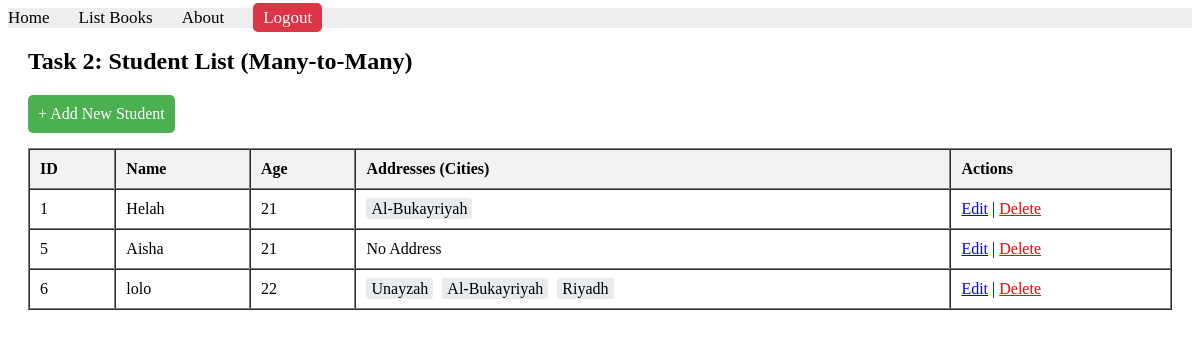
/books/lab11/task2/students (signed in), run on the app's committed database.
### apps/bookmodule/models.py (models this page shows, shortened)
class Student2(models.Model):
    name = models.CharField(max_length=100)
    age = models.IntegerField()
    addresses = models.ManyToManyField(Address2)

class Address2(models.Model):
    city = models.CharField(max_length=100)

### apps/bookmodule/views.py (the view)
# urls.py: path('lab11/task2/students', views.list_students2, name='list_students2'),
@login_required
def list_students2(request):
    students = Student2.objects.all()
    return render(request, 'bookmodule/list_students2.html', {'students': students})

### apps/templates/bookmodule/list_students2.html (shortened to what this page needs)
{% extends "layouts/base.html" %}
{% block content %}
<div style="margin: 20px;">
    <h2>Task 2: Student List (Many-to-Many)</h2>
    <a href="/books/lab11/task2/addstudent" style="display: inline-block; margin-bottom: 15px; padding: 10px; background-color: #4CAF50; color: white; text-decoration: none; border-radius: 5px;">+ Add New Student</a>
    <table border="1" cellpadding="10" cellspacing="0" style="width: 100%; text-align: left;">
        <tr style="background-color: #f2f2f2;">
            <th>ID</th><th>Name</th><th>Age</th><th>Addresses (Cities)</th><th>Actions</th>
        </tr>
        {% for student in students %}
        <tr>
            <td>{{ student.id }}</td>
            <td>{{ student.name }}</td>
            <td>{{ student.age }}</td>
            <td>
                {% for addr in student.addresses.all %}
                    <span style="background-color: #e9ecef; padding: 2px 5px; border-radius: 3px; margin-right: 5px;">{{ addr.city }}</span>
                {% empty %}
                    No Address
                {% endfor %}
            </td>
            <td>
                <a href="/books/lab11/task2/editstudent/{{ student.id }}" style="color: blue;">Edit</a> |
                <a href="/books/lab11/task2/deletestudent/{{ student.id }}" style="color: red;">Delete</a>
            </td>
        </tr>
        {% empty %}
        <tr><td colspan="5">No students found in Task 2.</td></tr>
        {% endfor %}
    </table>
</div>
{% endblock %}

### data on the page
Student2: id "1", name "Helah", age "21"
Address2: city "Al-Bukayriyah"
Student2: id "5", name "Aisha", age "21"
Student2: id "6", name "lolo", age "22"
Address2: city "Unayzah"
Address2: city "Riyadh"
